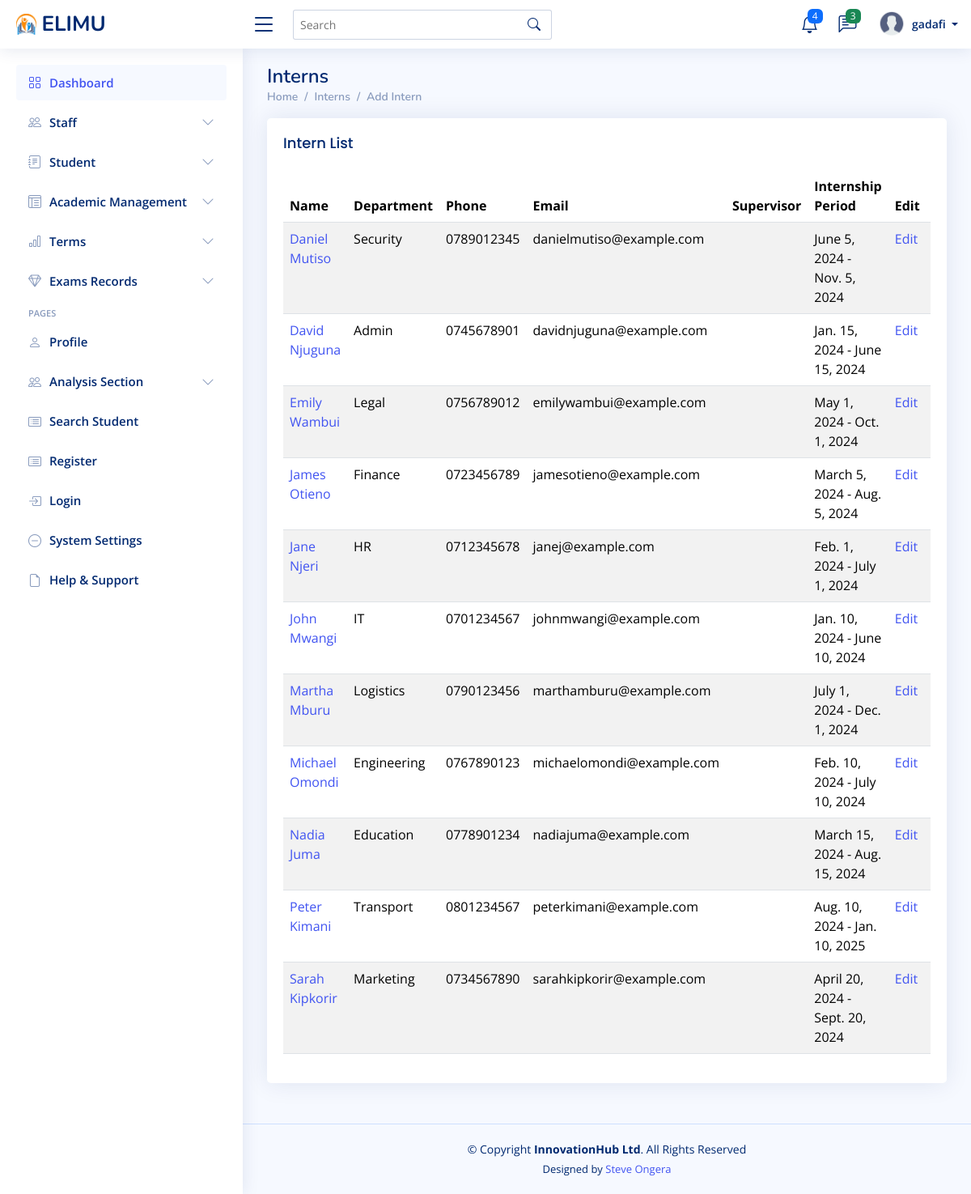
Page /intern/ (signed in) on the committed database.
### myapp/models.py (models this page shows, shortened)
class Intern(models.Model):
    id_number = models.CharField(max_length=20, unique=True)
    first_name = models.CharField(max_length=100)
    last_name = models.CharField(max_length=100)
    email = models.EmailField(unique=True)
    phone = models.CharField(max_length=15, unique=True)
    address = models.TextField(null=True, blank=True)
    date_of_birth = models.DateField(null=True, blank=True)
    gender = models.CharField(max_length=10, choices=[('M', 'Male'), ('F', 'Female')], null=True, blank=True)
    nationality = models.CharField(max_length=50, null=True, blank=True)
    department = models.CharField(max_length=100, null=True, blank=True)
    position = models.CharField(max_length=100, null=True, blank=True)  # e.g., IT Intern, Admin Intern
    start_date = models.DateField(null=True, blank=True)
    end_date = models.DateField(null=True, blank=True)
    stipend = models.DecimalField(max_digits=10, decimal_places=2, null=True, blank=True)
    profile_image = models.ImageField(upload_to="intern_profiles/", default="profile.png", null=True, blank=True)
    emergency_contact_name = models.CharField(max_length=100, null=True, blank=True)
    emergency_contact_phone = models.CharField(max_length=15, null=True, blank=True)
    emergency_contact_relationship = models.CharField(max_length=50, null=True, blank=True)
    created_at = models.DateTimeField(auto_now_add=True)
    updated_at = models.DateTimeField(auto_now=True)
    class Meta:
        ordering = ['first_name', 'last_name']

### myapp/views.py (the view)
# urls.py: path('intern/', views.intern_list, name='intern_list'),
@login_required
@user_passes_test(is_staff_user)
def intern_list(request):
    interns = Intern.objects.all()
    return render(request, 'intern/intern_list.html', {'interns': interns})

### myapp/context_processors.py (called while the page is built)
def unread_messages(request):
    if request.user.is_authenticated:
        messages = Message.objects.filter(receiver=request.user, is_read=False).order_by('-timestamp')
        return {'messages': messages}
    return {'messages': []}

### myapp/views.py (called while the page is built)
def is_staff_user(user):
    return user.is_staff

### templates/intern/intern_list.html
{% extends "base/base.html" %}
{% block content %}
<div class="pagetitle">
    <h1>Interns</h1>
    <nav>
        <ol class="breadcrumb">
            <li class="breadcrumb-item"><a href="{% url 'admin_dashboard' %}">Home</a></li>
            <li class="breadcrumb-item">Interns</li>
            <li class="breadcrumb-item active"><a href="{% url 'create_intern' %}">Add Intern</a></li>
        </ol>
    </nav>
</div>
<section class="section">
    <div class="row">
        <div class="col-lg-12">
            <div class="card">
                <div class="card-body">
                    <h5 class="card-title">Intern List</h5>
                    <div class="table-responsive">
                        <table class="table table-striped datatable">
                            <thead>
                                <tr>
                                    <th>Name</th>
                                    <th>Department</th>
                                    <th>Phone</th>
                                    <th>Email</th>
                                    <th>Supervisor</th>
                                    <th>Internship Period</th>
                                    <th>Edit</th>
                                    <th>Delete</th>
                                </tr>
                            </thead>
                            <tbody>
                                {% for intern in interns %}
                                <tr>
                                    <td>
                                        <a href="{% url 'intern_detail' intern.pk %}">
                                            {{ intern.first_name }} {{ intern.last_name }}
                                        </a>
                                    </td>
                                    <td>{{ intern.department }}</td>
                                    <td>{{ intern.phone }}</td>
                                    <td>{{ intern.email }}</td>
                                    <td>{{ intern.supervisor }}</td>
                                    <td>{{ intern.start_date }} - {{ intern.end_date }}</td>
                                    <td><a href="{% url 'update_intern' intern.pk %}">Edit</a></td>
                                    <td><a href="{% url 'delete_intern' intern.pk %}">Delete</a></td>
                                </tr>
                                {% endfor %}
                            </tbody>
                        </table>
                    </div>
                </div>
            </div>
        </div>
    </div>
</section>
{% endblock %}

### templates/base/navbar.html (shortened to what this page needs)
{% load static %}
<header id="header" class="header fixed-top d-flex align-items-center">
    <div class="d-flex align-items-center justify-content-between">
      {% if request.user.is_staff %}
        <a href="{% url 'admin_dashboard'%}" class="logo d-flex align-items-center">
        {% else %}
        <a href="{% url 'student_dashboard'%}" class="logo d-flex align-items-center">
      {% endif %}
        <img src="{% static 'assets/img/logo.png'%}" alt="">
        <span class="d-none d-lg-block">ELIMU</span>
      </a>
      <i class="bi bi-list toggle-sidebar-btn"></i>
    </div>
    <div class="search-bar">
      <form class="search-form d-flex align-items-center" method="POST" action="#">
        <input type="text" name="query" placeholder="Search" title="Enter search keyword">
        <button type="submit" title="Search"><i class="bi bi-search"></i></button>
      </form>
    </div>
    <nav class="header-nav ms-auto">
      <ul class="d-flex align-items-center">
        <li class="nav-item dropdown">
          <a class="nav-link nav-icon" href="#" data-bs-toggle="dropdown">
            <i class="bi bi-bell"></i>
            <span class="badge bg-primary badge-number">4</span>
          </a>
            </li>
          </ul>
        <li class="nav-item dropdown">
          <a class="nav-link nav-icon" href="#" data-bs-toggle="dropdown">
            <i class="bi bi-chat-left-text"></i>
            <span class="badge bg-success badge-number">3</span>
          </a>
        </li>
        <li class="nav-item dropdown pe-3">
          <a class="nav-link nav-profile d-flex align-items-center pe-0" href="#" data-bs-toggle="dropdown">
            <img src="{% static 'assets/img/profile.png'%}" alt="Profile" class="rounded-circle">
            <span class="d-none d-md-block dropdown-toggle ps-2">
              {% if user.is_authenticated %}
                   {{ user.username }}
              {% else %}
                  Admin
              {% endif %}
            </span>
          </a>
        </li>
    </nav>
  </header>

### static/assets/css/style.css (style rules this page uses)
:root { scroll-behavior: smooth; }
body { font-family: "Open Sans", sans-serif; background: #f6f9ff; color: #444444; }
a { color: #4154f1; text-decoration: none; }
h1, h2, h3, h4, h5, h6 { font-family: "Nunito", sans-serif; }
.pagetitle { margin-bottom: 10px; }
.pagetitle h1 { font-size: 24px; margin-bottom: 0; font-weight: 600; color: #012970; }
.card { margin-bottom: 30px; border: none; border-radius: 5px; box-shadow: 0px 0 30px rgba(1, 41, 112, 0.1); }
.card-title { padding: 20px 0 15px 0; font-size: 18px; font-weight: 500; color: #012970; font-family: "Poppins", sans-serif; }
.card-body { padding: 0 20px 20px 20px; }
.breadcrumb { font-size: 14px; font-family: "Nunito", sans-serif; color: #899bbd; font-weight: 600; }
.breadcrumb a { color: #899bbd; transition: 0.3s; }
.breadcrumb .breadcrumb-item::before { color: #899bbd; }
.breadcrumb .active { color: #51678f; font-weight: 600; }
.logo { line-height: 1; }
@media (min-width: 1200px) { .logo { width: 280px; } }
.logo img { max-height: 26px; margin-right: 6px; }
.logo span { font-size: 26px; font-weight: 700; color: #012970; font-family: "Nunito", sans-serif; }
.header { transition: all 0.5s; z-index: 997; height: 60px; box-shadow: 0px 2px 20px rgba(1, 41, 112, 0.1); background-color: #fff; padding-left: 20px; }
.header .toggle-sidebar-btn { font-size: 32px; padding-left: 10px; cursor: pointer; color: #012970; }
.header .search-bar { min-width: 360px; padding: 0 20px; }
.header .search-form { width: 100%; }
.header .search-form input { border: 0; font-size: 14px; color: #012970; border: 1px solid rgba(1, 41, 112, 0.2); padding: 7px 38px 7px 8px; border-radius: 3px; transition: 0.3s; width: 100%; }
.header .search-form button { border: 0; padding: 0; margin-left: -30px; background: none; }
.header .search-form button i { color: #012970; }
.header-nav ul { list-style: none; }
.header-nav>ul { margin: 0; padding: 0; }
.header-nav .nav-icon { font-size: 22px; color: #012970; margin-right: 25px; position: relative; }
.header-nav .nav-profile { color: #012970; }
.header-nav .nav-profile img { max-height: 36px; }
.header-nav .nav-profile span { font-size: 14px; font-weight: 600; }
.header-nav .badge-number { position: absolute; inset: -2px -5px auto auto; font-weight: normal; font-size: 12px; padding: 3px 6px; }

### rows in the picture
Intern: first_name "Daniel", last_name "Mutiso", department "Security", phone "0789012345", email "danielmutiso@example.com", start_date "June 5, 2024", end_date "Nov. 5, 2024"
Intern: first_name "David", last_name "Njuguna", department "Admin", phone "0745678901", email "davidnjuguna@example.com", start_date "Jan. 15, 2024", end_date "June 15, 2024"
Intern: first_name "Emily", last_name "Wambui", department "Legal", phone "0756789012", email "emilywambui@example.com", start_date "May 1, 2024", end_date "Oct. 1, 2024"
Intern: first_name "James", last_name "Otieno", department "Finance", phone "0723456789", email "jamesotieno@example.com", start_date "March 5, 2024", end_date "Aug. 5, 2024"
Intern: first_name "Jane", last_name "Njeri", department "HR", phone "0712345678", email "janej@example.com", start_date "Feb. 1, 2024", end_date "July 1, 2024"
Intern: first_name "John", last_name "Mwangi", department "IT", phone "0701234567", email "johnmwangi@example.com", start_date "Jan. 10, 2024", end_date "June 10, 2024"
Intern: first_name "Martha", last_name "Mburu", department "Logistics", phone "0790123456", email "marthamburu@example.com", start_date "July 1, 2024", end_date "Dec. 1, 2024"
Intern: first_name "Michael", last_name "Omondi", department "Engineering", phone "0767890123", email "michaelomondi@example.com", start_date "Feb. 10, 2024", end_date "July 10, 2024"
Intern: first_name "Nadia", last_name "Juma", department "Education", phone "0778901234", email "nadiajuma@example.com", start_date "March 15, 2024", end_date "Aug. 15, 2024"
Intern: first_name "Peter", last_name "Kimani", department "Transport", phone "0801234567", email "peterkimani@example.com", start_date "Aug. 10, 2024", end_date "Jan. 10, 2025"
Intern: first_name "Sarah", last_name "Kipkorir", department "Marketing", phone "0734567890", email "sarahkipkorir@example.com", start_date "April 20, 2024", end_date "Sept. 20, 2024"

### other values in the picture
{{ user.username }} "gadafi"
